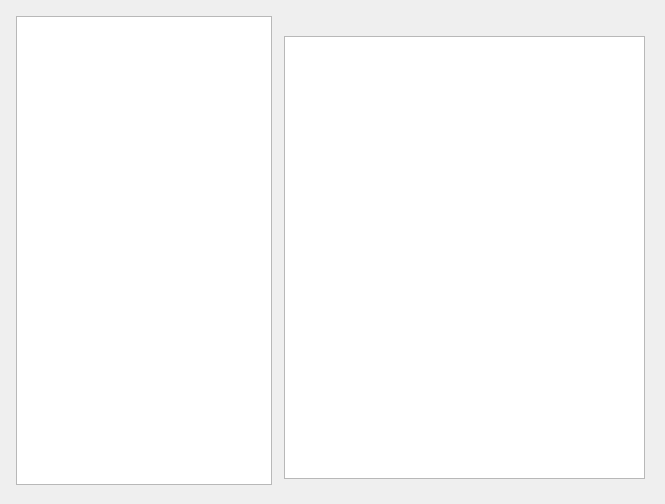
<?xml version="1.0" encoding="UTF-8"?>
<ui version="4.0">
 <class>Form</class>
 <widget class="QWidget" name="Form">
  <property name="geometry">
   <rect>
    <x>0</x>
    <y>0</y>
    <width>665</width>
    <height>504</height>
   </rect>
  </property>
  <property name="windowTitle">
   <string>Form</string>
  </property>
  <widget class="QWidget" name="verticalLayoutWidget">
   <property name="geometry">
    <rect>
     <x>10</x>
     <y>10</y>
     <width>641</width>
     <height>481</height>
    </rect>
   </property>
   <layout class="QVBoxLayout" name="mainLayout">
    <item>
     <layout class="QHBoxLayout" name="horizontalLayout" stretch="0,1">
      <property name="leftMargin">
       <number>6</number>
      </property>
      <property name="topMargin">
       <number>6</number>
      </property>
      <property name="rightMargin">
       <number>6</number>
      </property>
      <property name="bottomMargin">
       <number>6</number>
      </property>
      <item>
       <widget class="QTreeWidget" name="twObjects">
        <attribute name="headerVisible">
         <bool>false</bool>
        </attribute>
        <column>
         <property name="text">
          <string notr="true">1</string>
         </property>
        </column>
       </widget>
      </item>
      <item>
       <layout class="QVBoxLayout" name="verticalLayout">
        <property name="leftMargin">
         <number>6</number>
        </property>
        <property name="bottomMargin">
         <number>6</number>
        </property>
        <item>
         <layout class="QHBoxLayout" name="horizontalLayout_2">
          <property name="leftMargin">
           <number>6</number>
          </property>
          <item>
           <spacer name="horizontalSpacer">
            <property name="orientation">
             <enum>Qt::Horizontal</enum>
            </property>
            <property name="sizeHint" stdset="0">
             <size>
              <width>40</width>
              <height>20</height>
             </size>
            </property>
           </spacer>
          </item>
         </layout>
        </item>
        <item>
         <widget class="QTableWidget" name="twData"/>
        </item>
       </layout>
      </item>
     </layout>
    </item>
   </layout>
  </widget>
 </widget>
 <resources/>
 <connections/>
</ui>
